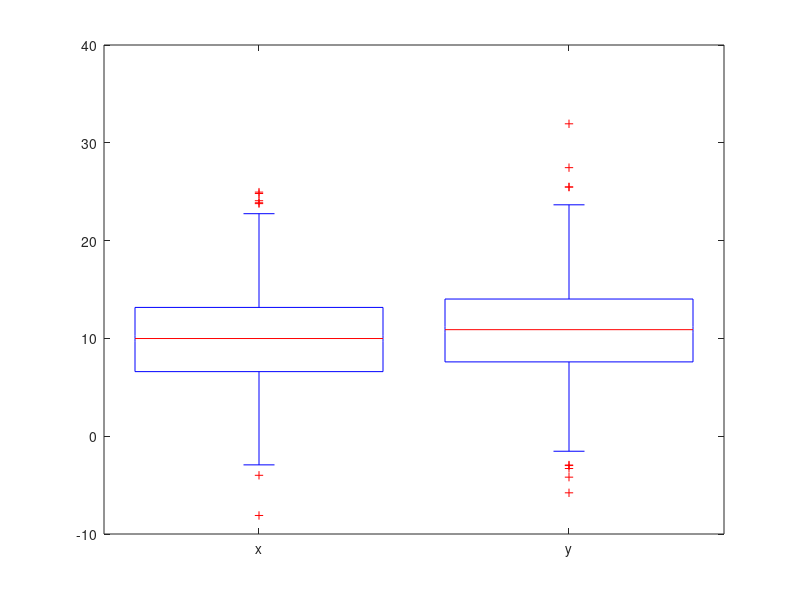

This figure's MATLAB source:
%% Create two random variables
x = 5.*randn(1000,1) + 10;  % Mean = 50, std = 5
y = 5.*randn(1000,1) + 10.5; % Mean = 100, std = 5
% Plot x&y
boxplot([x,y],'Notch','off','Labels',{'x','y'})

%% Student's t-test
% Test the alternative hypothesis that the population mean of x is greater than the population mean of y.
[hx,px,cix,statsx] = ttest2(x,y,'tail', 'right'); 
% Test the alternative hypothesis that the population mean of x is less than the population mean of y.
[hy,py,ciy,statsy] = ttest2(x,y,'tail', 'left'); 
% fprintf('')